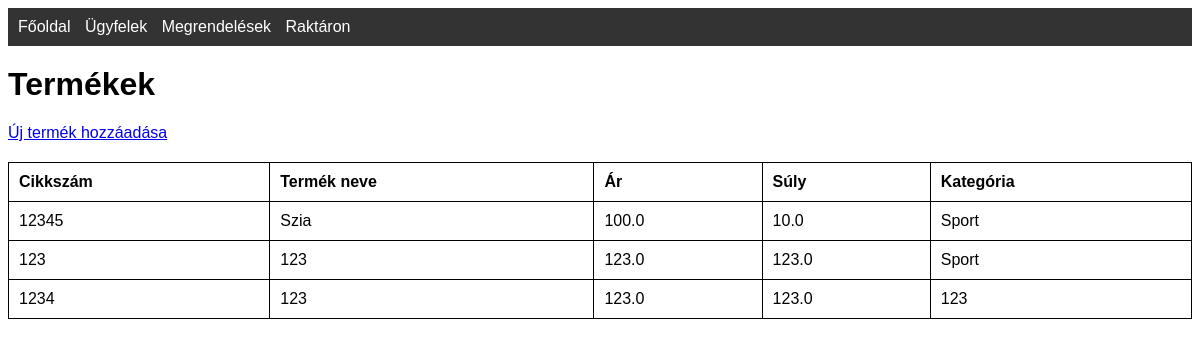
/products, run on an earlier commit of the app's database.
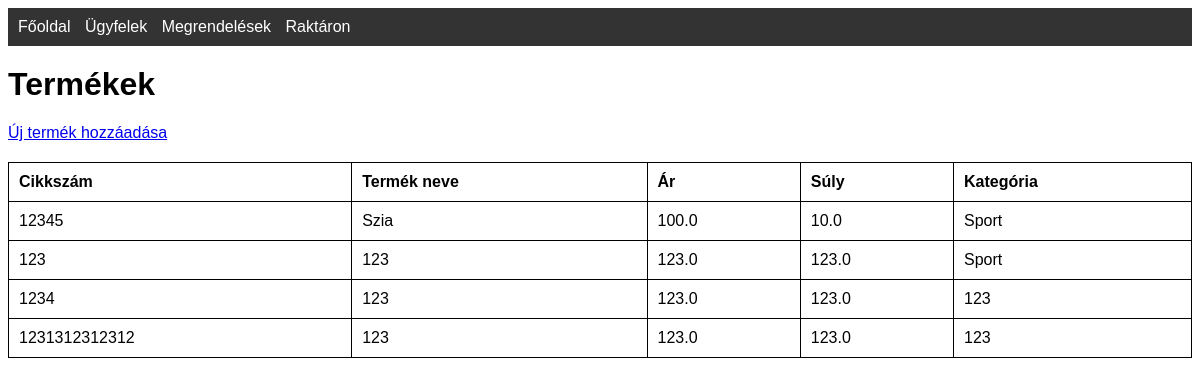
And on a later commit of the database.
### tables this page shows
CREATE TABLE products (
                    id INTEGER PRIMARY KEY,
                    cikkszam TEXT UNIQUE,
                    nev TEXT,
                    ar REAL,
                    suly REAL,
                    kategoria TEXT);

### app.py (the view)
@app.route('/products')
def products():
    conn = get_db_connection()
    products = conn.execute('SELECT * FROM products').fetchall()
    conn.close()
    return render_template('products.html', products=products)

### app.py (called while the page is built)
def get_db_connection():
    conn = sqlite3.connect('database.db')
    conn.row_factory = sqlite3.Row
    return conn

### templates/products.html (shortened to what this page needs)
<!DOCTYPE html>
<html lang="hu">
<head>
    <link rel="stylesheet" href="{{ url_for('static', filename='css/style.css') }}">
</head>
<body>
    <nav>
        <a href="{{ url_for('index') }}">Főoldal</a>
        <a href="{{ url_for('customers') }}">Ügyfelek</a>
        <a href="{{ url_for('orders') }}">Megrendelések</a>
        <a href="{{ url_for('stock') }}">Raktáron</a>
    </nav>
    <h1>Termékek</h1>
    <a href="{{ url_for('add_product') }}">Új termék hozzáadása</a>
    <table>
        <thead>
            <tr>
                <th>Cikkszám</th>
                <th>Termék neve</th>
                <th>Ár</th>
                <th>Súly</th>
                <th>Kategória</th>
            </tr>
        </thead>
        <tbody>
            {% for product in products %}
            <tr>
                <td>{{ product.cikkszam }}</td>
                <td>{{ product.nev }}</td>
                <td>{{ product.ar }}</td>
                <td>{{ product.suly }}</td>
                <td>{{ product.kategoria }}</td>
            </tr>
            {% endfor %}
        </tbody>
    </table>
</body>
</html>

What changed in the data, as far as the page shows it:
added products: cikkszam "1231312312312", nev "123", ar "123.0", suly "123.0", kategoria "123"
